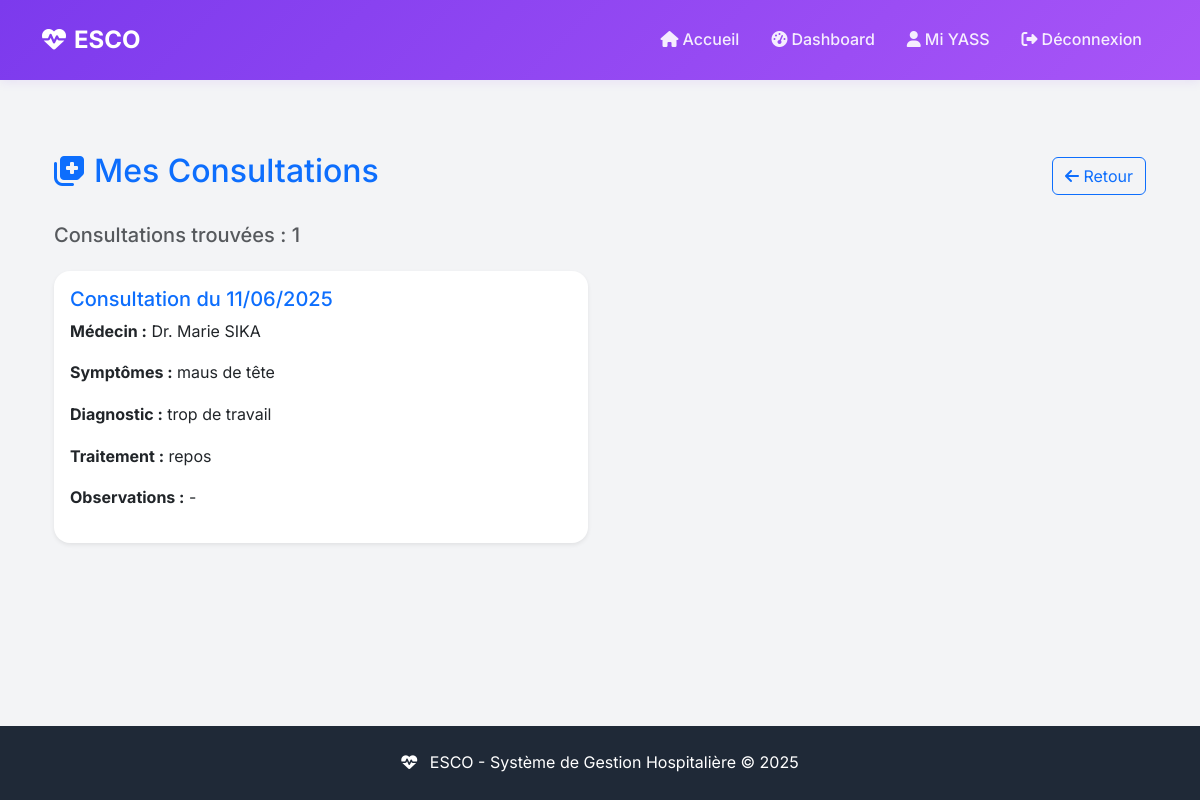
Screenshot of /consultations/ (signed in) with the database file from the repository.
### main/models.py (models this page shows, shortened)
class CustomUser(AbstractUser):
    ROLE_CHOICES = [
        ('patient', 'Patient'),
        ('docteur', 'Médecin'),
        ('admin', 'Administrateur'),
        ('infirmier', 'Infirmier'),
        ('secretaire', 'Secrétaire'),
    ]
    role = models.CharField(max_length=20, choices=ROLE_CHOICES, default='patient')
    user_id = models.CharField(max_length=20, unique=True, blank=True, null=True)
    telephone = models.CharField(max_length=20, blank=True, null=True)
    adresse = models.TextField(blank=True, null=True)
    specialite = models.CharField(max_length=100, blank=True, null=True)
    date_naissance = models.DateField(blank=True, null=True, verbose_name="Date de naissance")
    poids = models.FloatField(blank=True, null=True, verbose_name="Poids (kg)")
    taille = models.FloatField(blank=True, null=True, verbose_name="Taille (cm)")
    tension_systolique = models.IntegerField(blank=True, null=True, verbose_name="Tension systolique")
    tension_diastolique = models.IntegerField(blank=True, null=True, verbose_name="Tension diastolique")
    groupe_sanguin = models.CharField(max_length=5, blank=True, null=True,
                                    choices=[
                                        ('O+', 'O+'), ('O-', 'O-'),
                                        ('A+', 'A+'), ('A-', 'A-'),
                                        ('B+', 'B+'), ('B-', 'B-'),
                                        ('AB+', 'AB+'), ('AB-', 'AB-'),
                                    ], verbose_name="Groupe sanguin")
    allergies = models.TextField(blank=True, null=True, verbose_name="Allergies connues")
    antecedents_medicaux = models.TextField(blank=True, null=True, verbose_name="Antécédents médicaux")
    medicaments_actuels = models.TextField(blank=True, null=True, verbose_name="Médicaments actuels")
    personne_urgence_nom = models.CharField(max_length=100, blank=True, null=True, verbose_name="Contact d'urgence - Nom")
    personne_urgence_tel = models.CharField(max_length=20, blank=True, null=True, verbose_name="Contact d'urgence - Téléphone")
    profil_complete = models.BooleanField(default=False, verbose_name="Profil médical complété")
    derniere_maj_profil = models.DateTimeField(blank=True, null=True, verbose_name="Dernière mise à jour du profil")

class Consultation(models.Model):
    rdv = models.OneToOneField(RendezVous, on_delete=models.CASCADE)
    symptomes = models.TextField(blank=True, null=True)
    diagnostic = models.TextField(blank=True, null=True)
    traitement = models.TextField(blank=True, null=True)
    observations = models.TextField(blank=True, null=True)
    created_at = models.DateTimeField(auto_now_add=True)
    updated_at = models.DateTimeField(auto_now=True)

class RendezVous(models.Model):
    STATUS_CHOICES = [
        ('programme', 'Programmé'),
        ('confirme', 'Confirmé'),
        ('en_cours', 'En cours'),
        ('termine', 'Terminé'),
        ('annule', 'Annulé'),
    ]
    patient = models.ForeignKey(CustomUser, on_delete=models.CASCADE, related_name='rdv_patient')
    medecin = models.ForeignKey(CustomUser, on_delete=models.CASCADE, related_name='rdv_medecin')
    date_rdv = models.DateField()
    heure_rdv = models.TimeField(default=time(9, 0))
    motif = models.TextField()
    status = models.CharField(max_length=20, choices=STATUS_CHOICES, default='programme')
    notes = models.TextField(blank=True, null=True)
    created_at = models.DateTimeField(auto_now_add=True)
    updated_at = models.DateTimeField(auto_now=True)

### main/views.py (the view)
    def _wrapped_view(request, *args, **kwargs):
        if not request.user.is_authenticated:
            return redirect('login')
        if hasattr(request.user, 'role') and request.user.role == 'patient':
            return view_func(request, *args, **kwargs)
        messages.error(request, 'Accès réservé aux patients.')
        return redirect('dashboard')

### main/views.py (called while the page is built)
def patient_required(view_func):
    def _wrapped_view(request, *args, **kwargs):
        if not request.user.is_authenticated:
            return redirect('login')
        if hasattr(request.user, 'role') and request.user.role == 'patient':
            return view_func(request, *args, **kwargs)
        messages.error(request, 'Accès réservé aux patients.')
        return redirect('dashboard')
    return _wrapped_view

@patient_required
def consultations(request):
    consultations_list = Consultation.objects.filter(
        rdv__patient=request.user
    ).select_related('rdv__medecin').order_by('-created_at')
    paginator = Paginator(consultations_list, 10)
    page_number = request.GET.get('page')
    consultations_page = paginator.get_page(page_number)
    context = {
        'consultations_list': consultations_page,
        'total_consultations': consultations_list.count(),
    }
    return render(request, 'consultations.html', context)

### main/templates/consultations.html (shortened to what this page needs)
{% extends 'base.html' %}
{% load static %}
{% block content %}
<div class="container py-5">
    <div class="d-flex justify-content-between align-items-center mb-4">
        <h2 class="text-primary">
            <i class="fas fa-notes-medical me-2"></i>Mes Consultations
        </h2>
        <a href="{% url 'dashboard_patient' %}" class="btn btn-outline-primary">
            <i class="fas fa-arrow-left"></i> Retour
        </a>
    </div>
    <div class="mb-4">
        <h5 class="text-muted">Consultations trouvées : {{ consultations_list|length }}</h5>
    </div>
    {% if consultations_list %}
        <div class="row g-4">
            {% for c in consultations_list %}
                <div class="col-md-6">
                    <div class="card shadow-sm border-0 h-100">
                        <div class="card-body">
                            <h5 class="card-title text-primary">
                                Consultation du {{ c.rdv.date_rdv|date:"d/m/Y" }}
                            </h5>
                            <p><strong>Médecin :</strong> Dr. {{ c.rdv.medecin.get_full_name }}</p>
                            <p><strong>Symptômes :</strong> {{ c.symptomes|default:"Non renseigné" }}</p>
                            <p><strong>Diagnostic :</strong> {{ c.diagnostic|default:"Non renseigné" }}</p>
                            <p><strong>Traitement :</strong> {{ c.traitement|default:"Non renseigné" }}</p>
                            <p><strong>Observations :</strong> {{ c.observations|default:"-" }}</p>
                        </div>
                    </div>
                </div>
            {% endfor %}
        </div>
    {% else %}
        <div class="text-center mt-5">
            <i class="fas fa-folder-open fa-3x text-muted mb-3"></i>
            <h4 class="text-muted">Aucune consultation trouvée.</h4>
            <p>Vous n'avez encore aucune consultation enregistrée.</p>
        </div>
    {% endif %}
</div>
{% endblock %}

### main/templates/base.html (shortened to what this page needs)
<!DOCTYPE html>
<html lang="fr">
<head>
    <link href="https://cdn.jsdelivr.net/npm/bootstrap@5.3.0/dist/css/bootstrap.min.css" rel="stylesheet">
    <link rel="stylesheet" href="https://cdnjs.cloudflare.com/ajax/libs/font-awesome/6.4.0/css/all.min.css">
</head>
<body>
    <nav class="navbar navbar-expand-lg navbar-custom">
        <div class="container">
            <a class="navbar-brand" href="/">
                <i class="fas fa-heartbeat me-2"></i>ESCO
            </a>
            <div class="collapse navbar-collapse" id="navbarNav">
                <ul class="navbar-nav ms-auto">
                    {% if user.is_authenticated %}
                        <li class="nav-item">
                            <a class="nav-link" href="/">
                                <i class="fas fa-home me-1"></i>Accueil
                            </a>
                        </li>
                        <li class="nav-item">
                            <a class="nav-link" href="/dashboard/">
                                <i class="fas fa-tachometer-alt me-1"></i>Dashboard
                            </a>
                        </li>
                        <li class="nav-item">
                            <span class="nav-link">
                                <i class="fas fa-user me-1"></i>{{ user.get_full_name|default:user.username }}
                            </span>
                        </li>
                        <li class="nav-item">
                            <a class="nav-link" href="/logout/">
                                <i class="fas fa-sign-out-alt me-1"></i>Déconnexion
                            </a>
                        </li>
                    {% endif %}
                </ul>
            </div>
        </div>
    </nav>
    <main class="container my-4">
        {% block content %}
        {% endblock %}
    </main>
    <footer class="mt-5 py-4" style="background-color: var(--text-dark); color: var(--white);">
        <div class="container text-center">
            <p class="mb-0">
                <i class="fas fa-heartbeat me-2"></i>
                ESCO - Système de Gestion Hospitalière &copy; 2025
            </p>
        </div>
    </footer>
</body>
</html>

### main/templates/base.html (style rules this page uses)
:root { --primary-purple: #7c3aed; --secondary-purple: #a855f7; --light-purple: #f3f4f6; --white: #ffffff; --text-dark: #1f2937; --text-light: #6b7280; }
body { font-family: 'Inter', sans-serif; background-color: var(--light-purple); color: var(--text-dark); line-height: 1.6; min-height: 100vh; display: flex; flex-direction: column; }
main { flex: 1; }
.navbar-custom { background: linear-gradient(135deg, var(--primary-purple) 0%, var(--secondary-purple) 100%); box-shadow: 0 2px 10px rgba(124, 58, 237, 0.1); padding: 1rem 0; }
.navbar-brand { color: var(--white) !important; font-weight: 700; font-size: 1.5rem; }
.navbar-nav .nav-link { color: rgba(255, 255, 255, 0.9) !important; font-weight: 500; padding: 0.5rem 1rem !important; border-radius: 8px; transition: all 0.3s ease; }
.card { border: none; border-radius: 16px; box-shadow: 0 4px 6px -1px rgba(0, 0, 0, 0.1); background: var(--white); transition: all 0.3s ease; }

### rows the page displays
CustomUser: get_full_name "Mi YASS"
Consultation: rdv.date_rdv "11/06/2025", rdv.medecin.get_full_name "Marie SIKA", symptomes "maus de tête", diagnostic "trop de travail", traitement "repos", observations "-"

### other values shown
{{ consultations_list|length }} "1"
